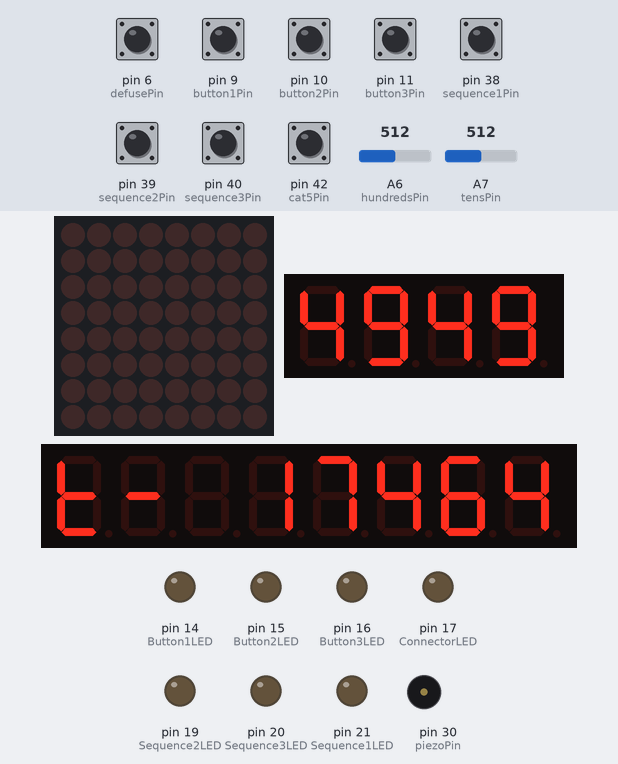
A sketch run on a simulated Arduino Mega 2560, built with avr-gcc and run on an emulated ATmega2560. Shown: 8×8 LED matrix, 4-digit seven-segment display, 8-digit seven-segment display, output pins drawn as LEDs (lit = HIGH), buzzer (waves = sounding). The inputs (shaded band) are chosen by the test bench; at power-on: pin 6 (defusePin), pin 9 (button1Pin), pin 10 (button2Pin), pin 11 (button3Pin), pin 38 (sequence1Pin), pin 39 (sequence2Pin), pin 40 (sequence3Pin), pin 42 (cat5Pin) HIGH, A6 (hundredsPin) = 512, A7 (tensPin) = 512. What the sketch prints to the serial monitor is not drawn.

Above: at 1.2 s.
1.3 s: pin 38 (sequence1Pin) pulled LOW for 1 s
At 1.69 s:
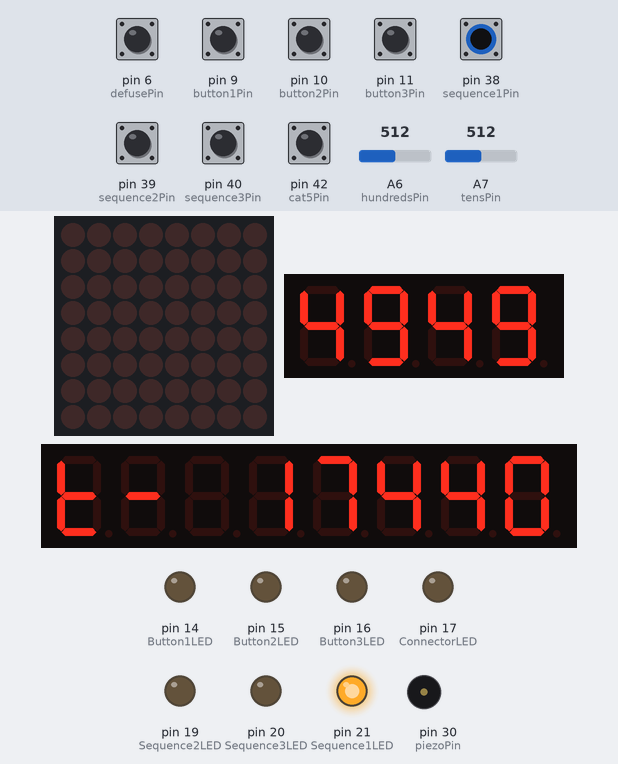
2.9 s: pin 39 (sequence2Pin) pulled LOW for 0.15 s
At 3.21 s:
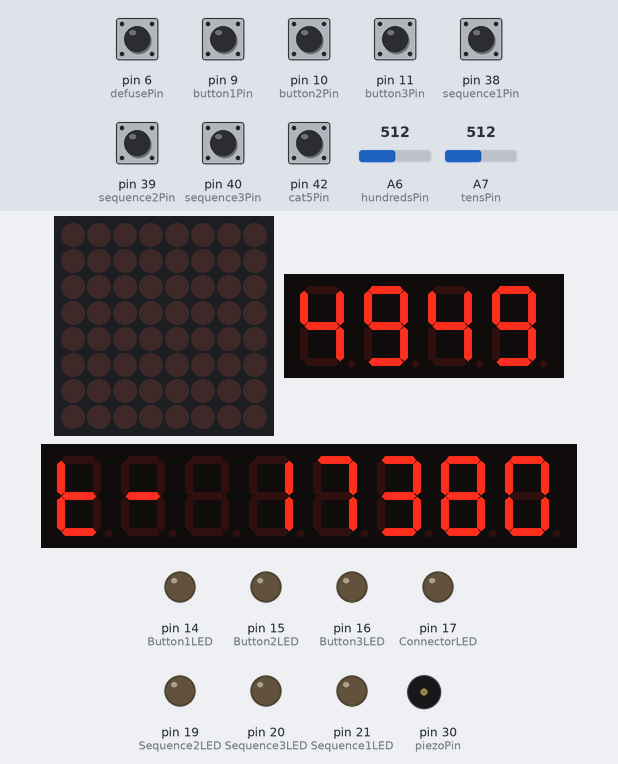
3.6 s: pin 40 (sequence3Pin) pulled LOW for 0.15 s
At 3.82 s:
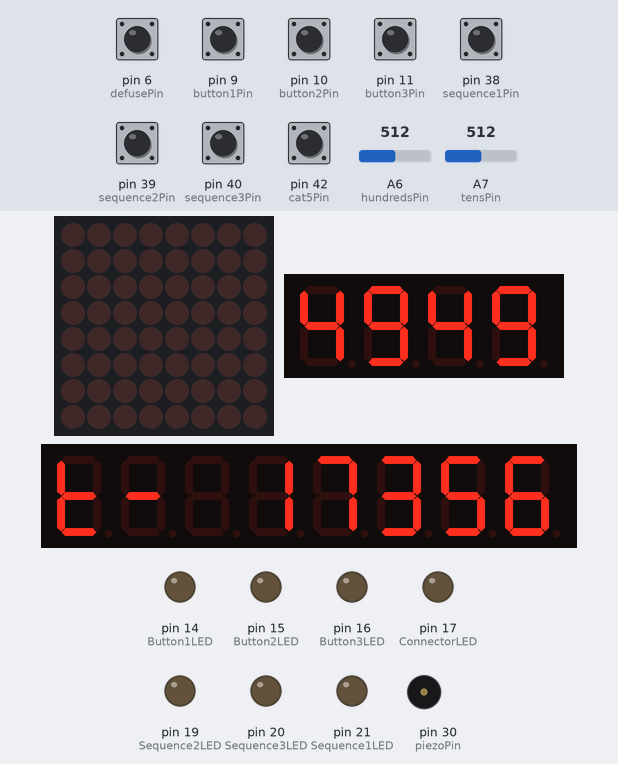
4.3 s: pin 42 (cat5Pin) pulled LOW for 1 s
At 4.74 s:
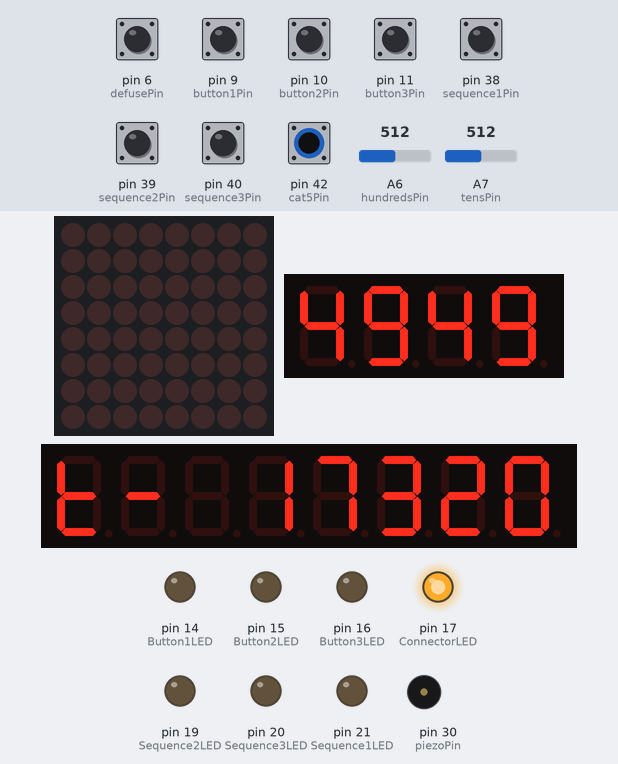
5.9 s: A6 (hundredsPin) set to 716
At 6.26 s:
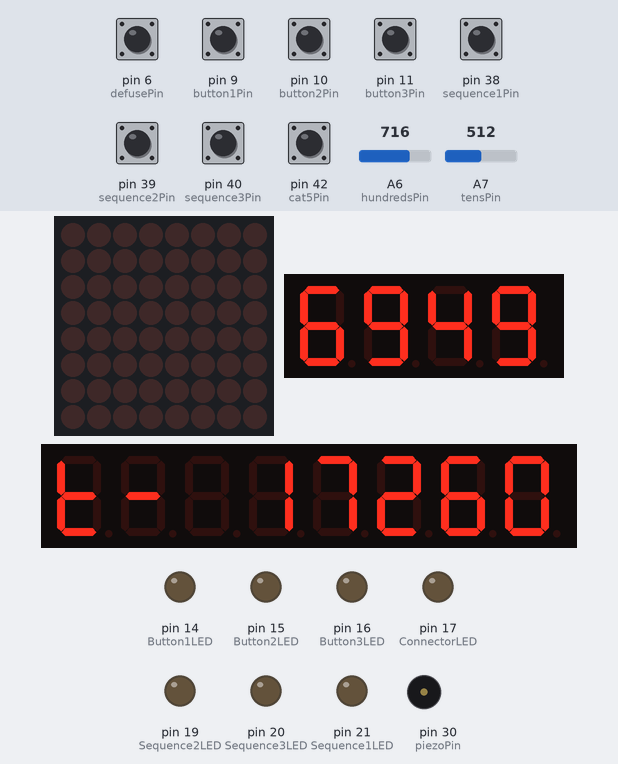
7.6 s: A7 (tensPin) set to 716
At 7.78 s:
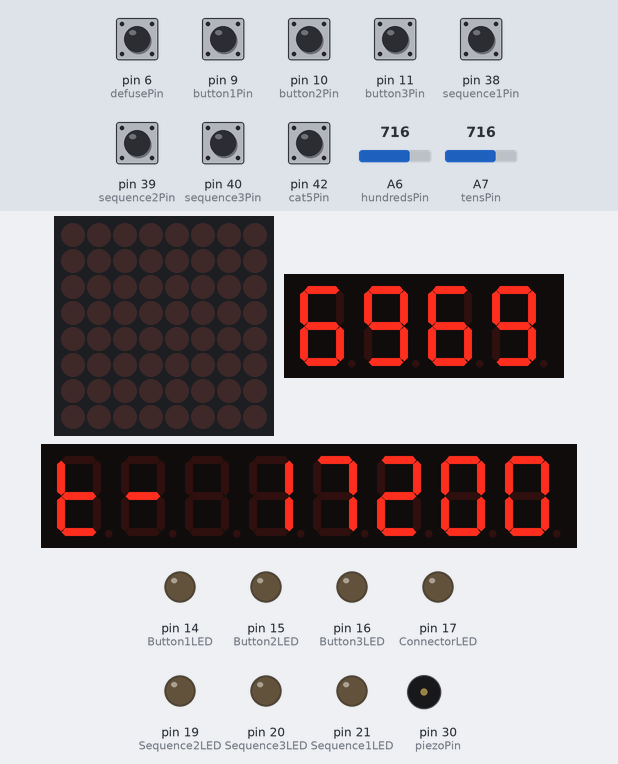
Timing chart, 0 to 10.1 s (numbered marks = the images above; inputs shaded):
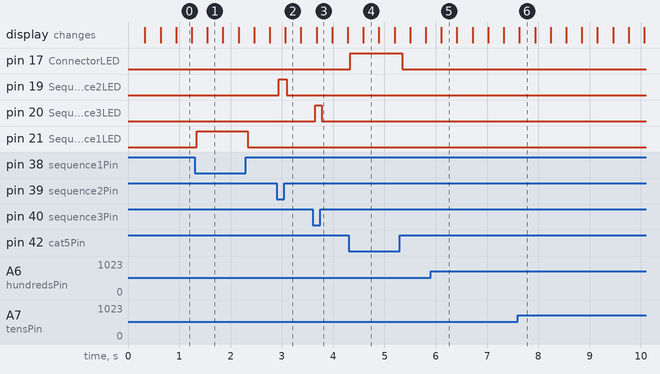

The sketch:

Final_machine_-_the_defuser.ino
```cpp
#include <TM1637Display.h>  // For the 4-digit display
#include <LedControl.h>     // Needed for the 8-digit display


// 4-digit display --------------------------------------------------------------------------------------------------
const int CLK = 13; //Set the CLK pin connection to the display
const int DIO = 12; //Set the DIO pin connection to the display
TM1637Display display(CLK, DIO);  //set up the 4-Digit Display.


// 8-digit display --------------------------------------------------------------------------------------------------
LedControl display1=LedControl(45,47,46,1);
/*
 * This is the command to setup the display we use to INPUT a code into the system
 * Pin 45 = DIO, on my arduino that pin is labelled as 45
 * Pin 47 = CLK, on my arduino that pin is labelled as 47
 * Pin 46 = LOAD/CS, on my arduino that pin is labelled as 46
 * 1 = Not a pin at all, this is the number of MAX72XX boards connected apparently.
 */


// All of the LEDs --------------------------------------------------------------------------------------------------
int Button1LED = 14;  // First sequence of switches - LED
int Button2LED = 15;  // Second sequence of switches - LED
int Button3LED = 16;  // Third sequence of switches - LED
int ConnectorLED = 17;  // First sequence of switches - LED
int Sequence1LED = 21;  // First sequence of switches - LED
int Sequence2LED = 19;  // Second sequence of switches - LED
int Sequence3LED = 20;  // Third sequence of switches - LED


// Analogue inputs --------------------------------------------------------------------------------------------------
int tensPin = A7;       // The potentiometer for the tens
int hundredsPin = A6;   // The potentiometer for the hundreds


// Digital input pins -----------------------------------------------------------------------------------------------
int sequence1Pin = 38;  // First sequence of switches connect to this pin
int sequence2Pin = 39;  // Second sequence of switches connect to this pin
int sequence3Pin = 40;  // Third sequence of switches connect to this pin
int button1Pin = 9;  // Button on the left (green)
int button2Pin = 10;  // Button in the middle (red)
int button3Pin = 11;  // Button on the right (green)
int cat5Pin = 42;        // The rj45 socket connects here (contiuity circuit)
int defusePin = 6;      // The big red defuse button connects here
int piezoPin = 30;       // This is the pin the buzzer connects to


// Input statuses ---------------------------------------------------------------------------------------------------
int Button1=0;
int Button2=0;
int Button3=0;
int Row1=0;
int Row2=0;
int Row3=0;
int theSocket=0;
int defuseButton=0;


// The ABC puzzle ---------------------------------------------------------------------------------------------------
bool stateA=false;
bool stateB=false;
bool stateC=false;


// The big countdown!! -----------------------------------------------------------------------------------------------
long countdown=17500; // With a 50ms delay on the main loop, this provides about 1 minute per 900
bool systemArmed=true;
int countbeep=0; // We will increment this every countdown count,  when it hits 10 we will beep and then reset it to 0
bool systemDetonated=false; // If this is true, then the timer clearly ran out!

// These are all of the calculations and such for the two potentiometers that operate the 4-digit display ------------
long interimValue;
int sensorTens;
int sensorHundreds;
int finalCode;
int sensorValue = 0;
int potsCode = 0;

// And these are for the averaging filter used in the two potentiometers (because they are prone to error!) ----------
int sum=0;
int val=0;


int buttonState = 0;


// SETUP ------------------------------------------------------------------------------------------------------------ SETUP

void setup()
{
  Serial.begin(9600);
  display.setBrightness(3);  //set the diplay to maximum brightness


  // Setup 8-digit display
  display1.shutdown(0, false);
  display1.setIntensity(0,8);
  displayDashes();

  // Setup the LED pins
  pinMode(Sequence1LED, OUTPUT);
  pinMode(Sequence2LED, OUTPUT);
  pinMode(Sequence3LED, OUTPUT);
  pinMode(ConnectorLED, OUTPUT);
  pinMode(Button1LED, OUTPUT);
  pinMode(Button2LED, OUTPUT);
  pinMode(Button3LED, OUTPUT);

  pinMode(sequence1Pin, INPUT_PULLUP);
  pinMode(sequence2Pin, INPUT_PULLUP);
  pinMode(sequence3Pin, INPUT_PULLUP);
  pinMode(button1Pin, INPUT_PULLUP);
  pinMode(button2Pin, INPUT_PULLUP);
  pinMode(button3Pin, INPUT_PULLUP);
  pinMode(cat5Pin, INPUT_PULLUP);
  pinMode(defusePin, INPUT_PULLUP);
}


// LOOP ------------------------------------------------------------------------------------------------------------- LOOP


void loop(){

  if (systemDetonated==false){
    // If it hasn't detonated yet, then all of the below is true!

      readButtons();
      potsCode = potsDisplay();

      printNumber(countdown);

      if (systemArmed==true) {
        if (countdown==0){
          systemDetonated=true;
          systemArmed=false;
          tone(piezoPin, 400, 3000);
        }
        countdown--;
        countbeep++;
      }

      //display.showNumberDec(0);

      if(countdown<1000){
          if (countbeep==50){
            countbeep=0;
            tone(piezoPin, 400, 5);
          }
        } else {
          if (countbeep==100){
            countbeep=0;
            tone(piezoPin, 400, 5);
          }
        }


      // This is the ABC puzzle --------------------------
      // MIDDLE, LEFT, RIGHT, RIGHT
      if (Button1==LOW) {
        if(potsCode==5060)
        {
          stateA = stateA;
          stateB = true;
          stateC = false;
        } else {
          badABC();
        }
        abcPuzzle();
      }

      if (Button2== LOW) {
        if(potsCode==5060)
        {
          stateA = !stateB;
          stateB = stateB;
          stateC = stateC;
        } else {
          badABC();
        }
        abcPuzzle();
      }

      if (Button3== LOW) {
        if (potsCode==5060) {

          if (stateC==true){
            stateB = true;
          } else {
            stateB = false;
            stateA = stateA;
          }
          stateC = true;
        } else {
          badABC();
        }
          abcPuzzle();
      }
      // End of the ABC puzzle --------------------------


      // Rows of switches -------------------------------
      // DOWN, DOWN, UP, DOWN, UP
      if (Row1== LOW) {
        digitalWrite(Sequence1LED, HIGH);
      } else {
        digitalWrite(Sequence1LED, LOW);
      }

      // UP, DOWN, DOWN, DOWN, DOWN
      if (Row2== LOW) {
        digitalWrite(Sequence2LED, HIGH);
      } else {
        digitalWrite(Sequence2LED, LOW);
      }

      // DOWN, UP, UP, UP, DOWN
      if (Row3== LOW) {
        digitalWrite(Sequence3LED, HIGH);
      } else {
        digitalWrite(Sequence3LED, LOW);
      }
      // End rows of switches ---------------------------


      // Check the RJ45 socket --------------------------
      if (theSocket== LOW) {
        digitalWrite(ConnectorLED, HIGH);
      } else {
        digitalWrite(ConnectorLED, LOW);
      }
      // Done checking the RJ45 socket ------------------


      // Check the Big red button -----------------------
      if ((defuseButton== LOW) && (theSocket== LOW) && (Row1== LOW) && (Row2== LOW) && (Row3== LOW) && (stateA==true) && (stateB==true) && (stateC==true)  && (potsCode==4560)) {
        // Defused!
        tone(piezoPin, 250, 50);
        systemArmed=false;
      }
      // Done checking the big red button --------------

  // The else statement below relates to "is it detonated" - if it hasn't, then the above is true...  If it *has* detonated then the next bit happens.
  } else {
    displayDetonate();
  }
}

void badABC(){
// This is called when button A, B or C is pressed and the combination is not 5060

display.showNumberDec(404);
delay(500);
stateA=false;
stateB=false;
stateC=false;
}

void readButtons(){
  Button1=digitalRead(button1Pin);
  Button2=digitalRead(button2Pin);
  Button3=digitalRead(button3Pin);
  Row1=digitalRead(sequence1Pin);
  Row2=digitalRead(sequence2Pin);
  Row3=digitalRead(sequence3Pin);
  theSocket=digitalRead(cat5Pin);
  defuseButton=digitalRead(defusePin);
  Serial.println(Button1);
  Serial.println(Button2);
  Serial.println(Button3);
  Serial.println(Row1);
  Serial.println(Row2);
  Serial.println(Row3);
  Serial.println(theSocket);
  Serial.println(defuseButton);
}


int potsDisplay(){
  // This is the function that handles the 4-digit display with the 4 potentiometers

  // First, call the functions that reds the tens and the hundreds
  sensorTens=readTheTens();
  sensorHundreds=readTheHundreds();

  // Now, add it all up and put it on display screen
  finalCode=sensorHundreds+sensorTens;
  display.showNumberDec(finalCode);

  // Now, return the number to whatever called this function
  return finalCode;
}

int readTheTens(){
      sensorValue = analogRead(tensPin);

      // Averaging filter
      sum = 0;
      for (uint8_t i=0; i< 16; i++) sum += sensorValue;
      val = sum / 16;

      return map(sensorValue,0,1023,0,99);
}

int readTheHundreds(){
      sensorValue = analogRead(hundredsPin);

      // Averaging filter
      sum = 0;
      for (uint8_t i=0; i< 16; i++) sum += sensorValue;
      val = sum / 16;

      sensorHundreds = map(val,0,1023,0,99);
      return sensorHundreds*100;
}


void displayDashes(){
  display1.setRow(0,7,B00000001);
  display1.setRow(0,6,B00000001);
  display1.setRow(0,5,B00000001);
  display1.setRow(0,4,B00000001);
  display1.setRow(0,3,B00000001);
  display1.setRow(0,2,B00000001);
  display1.setRow(0,1,B00000001);
  display1.setRow(0,0,B00000001);
}

void displayDetonate(){
  display1.setRow(0,7,B00111101); //D
  display1.setRow(0,6,B01001111); //E
  display1.setRow(0,5,B00001111); //T
  display1.setRow(0,4,B01111110); //O
  display1.setRow(0,3,B01110110); //N
  display1.setRow(0,2,B01110111); //A
  display1.setRow(0,1,B00001111); //T
  display1.setRow(0,0,B01001111); //E
}


void printNumber(long v){
  int ones;
  int tens;
  int hundreds;
  int thousands;
  int tenthousands;
  int hundredthousands;
  int millions;
  int tenmillions;

  if(v < 100000000){
    ones=v%10;
    v=v/10;
    tens=v%10;
    v=v/10;
    hundreds=v%10;
    v=v/10;
    thousands=v%10;
    v=v/10;
    tenthousands=v%10;
    v=v/10;
    hundredthousands=v%10;
    v=v/10;
    millions=v%10;
    v=v/10;
    tenmillions=v;


    //Now print the number digit by digit

    display1.setRow(0,7,B00001111); //T
    display1.setRow(0,6,B00000001); //-
    display1.setRow(0,5,B00000000); //BLANK
    //display1.setDigit(0,7,(byte)tenmillions,false);
    //display1.setDigit(0,6,(byte)millions,false);
    //display1.setDigit(0,5,(byte)hundredthousands,false);
    display1.setDigit(0,4,(byte)tenthousands,false);
    display1.setDigit(0,3,(byte)thousands,false);
    display1.setDigit(0,2,(byte)hundreds,false);
    display1.setDigit(0,1,(byte)tens,false);
    display1.setDigit(0,0,(byte)ones,false);
  } else {
    display1.setChar(0,0,'E',false);
  }
}


void abcPuzzle(){

  delay(150);

  if (stateA==true)
  {
    digitalWrite(Button1LED, HIGH);
  } else {
    digitalWrite(Button1LED, LOW);
  }


  if (stateB==true)
  {
    digitalWrite(Button2LED, HIGH);
  } else {
    digitalWrite(Button2LED, LOW);
  }


  if (stateC==true)
  {
    digitalWrite(Button3LED, HIGH);
  } else {
    digitalWrite(Button3LED, LOW);
  }

}
```

Measured:
- after the input at 1.3 s, pin 21 (Sequence1LED): LOW → HIGH at once, → LOW 0.99 s later
- after the input at 2.9 s, pin 19 (Sequence2LED): LOW → HIGH at once, → LOW 0.15 s later
- after the input at 3.6 s, pin 20 (Sequence3LED): LOW → HIGH after 0.05 s, → LOW 0.13 s later
- after the input at 4.3 s, pin 17 (ConnectorLED): LOW → HIGH at once, → LOW 1.0 s later
